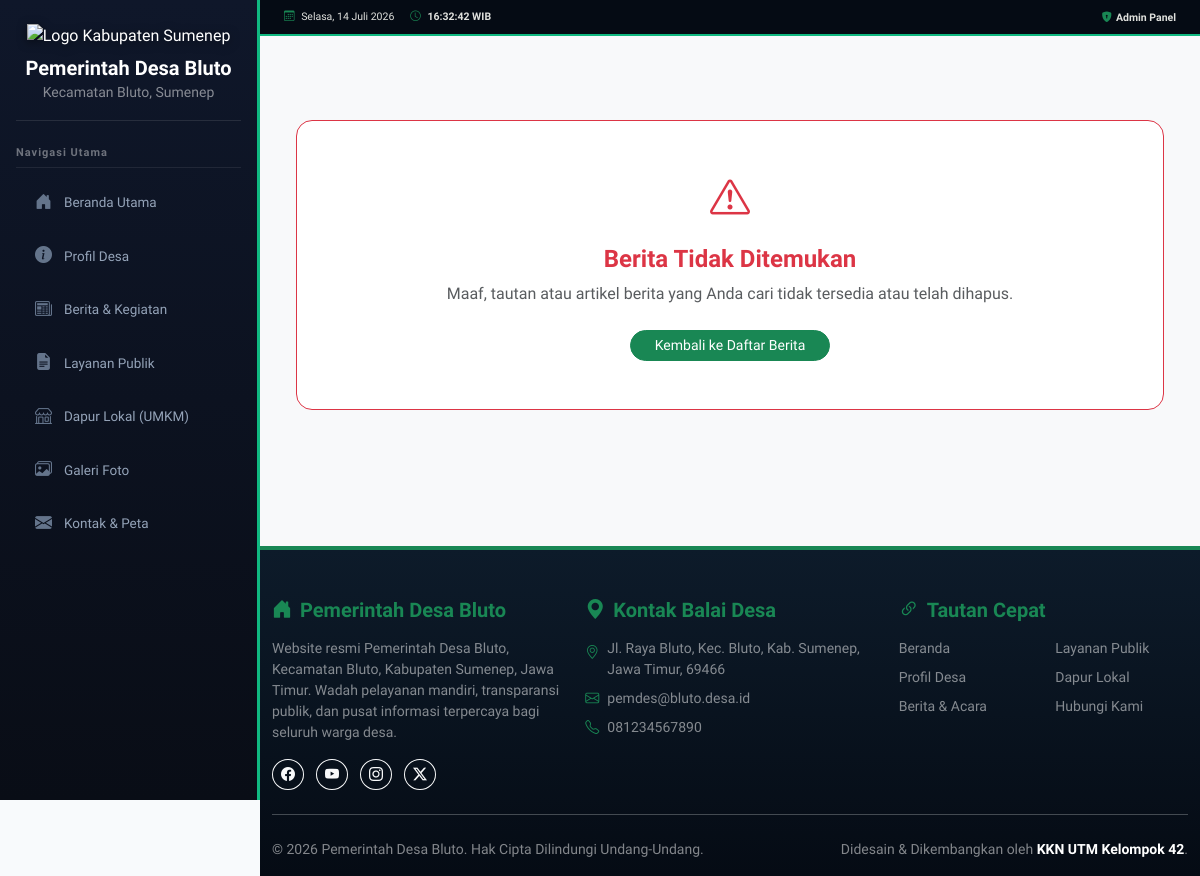
Page /index.php?page=detail_berita&slug=pemerintahan-desa-bluto on the earlier database version.
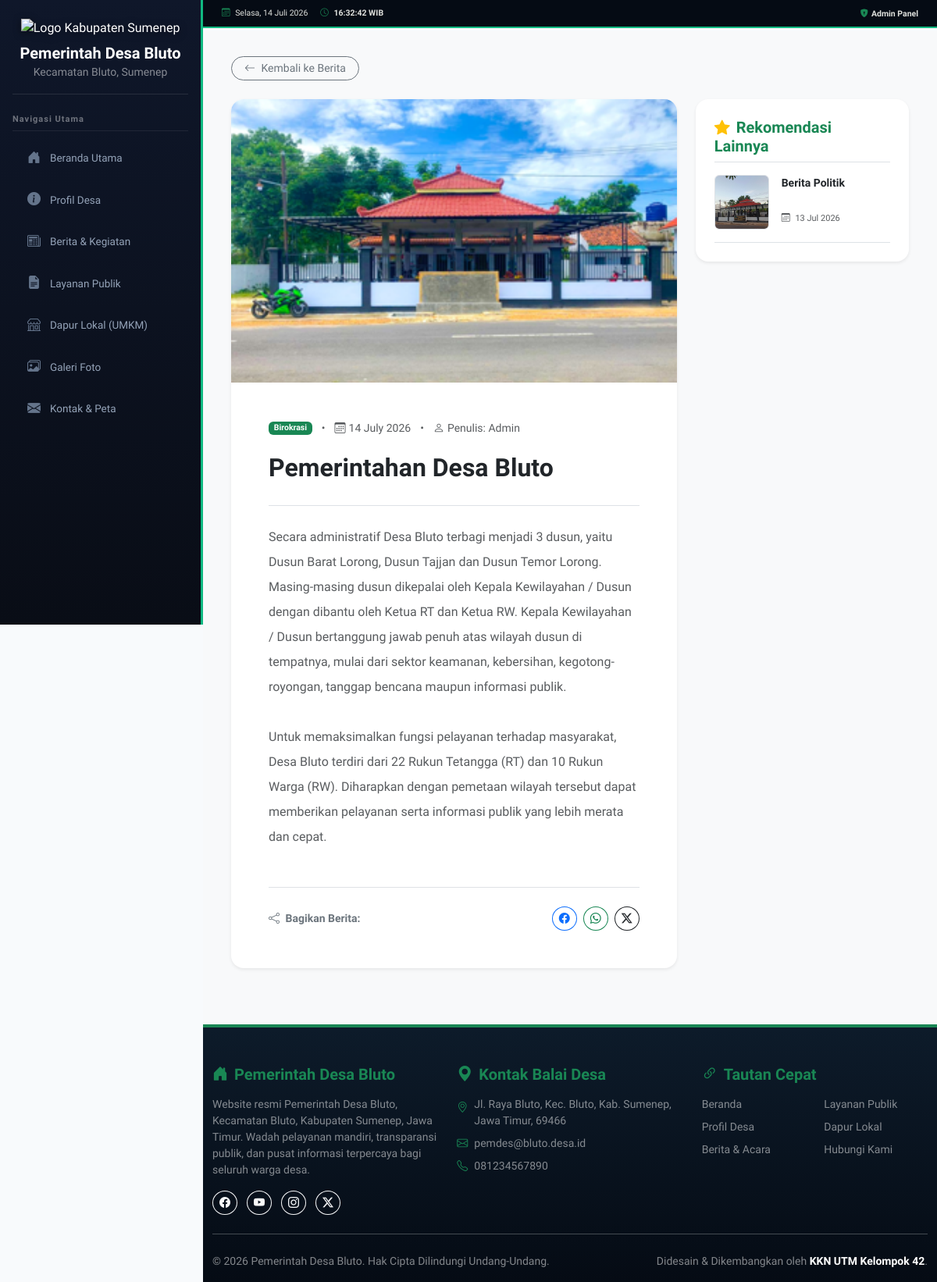
Same page on the later database version.
### tables this page shows
CREATE TABLE berita (
    id_berita INTEGER PRIMARY KEY AUTOINCREMENT, 
    id_kategori INTEGER, 
    judul TEXT, 
    slug TEXT, 
    isi TEXT, 
    gambar_cover TEXT, 
    tanggal_publikasi DATETIME DEFAULT CURRENT_TIMESTAMP, 
    id_admin INTEGER
);

CREATE TABLE kategori_berita (
    id_kategori INTEGER PRIMARY KEY AUTOINCREMENT, 
    nama_kategori TEXT
);

### pages/detail_berita.php (the view)
<?php
$slug = isset($_GET['slug']) ? trim($_GET['slug']) : '';
try {
    $query = "SELECT berita.*, kategori_berita.nama_kategori
              FROM berita
              JOIN kategori_berita ON berita.id_kategori = kategori_berita.id_kategori
              WHERE berita.slug = :slug";
    $stmt = $koneksi->prepare($query);
    $stmt->execute([':slug' => $slug]);
    $berita = $stmt->fetch(PDO::FETCH_ASSOC);
} catch(PDOException $e) {
    $berita = null;
}
try {
    $queryRec = "SELECT * FROM berita WHERE slug != :slug ORDER BY tanggal_publikasi DESC LIMIT 3";
    $stmtRec = $koneksi->prepare($queryRec);
    $stmtRec->execute([':slug' => $slug]);
    $rekomendasi = $stmtRec->fetchAll(PDO::FETCH_ASSOC);
} catch(PDOException $e) {
    $rekomendasi = [];
}
?>
<div class="container mt-2 mb-5">
    <?php if ($berita): ?>
        <div class="mb-4">
            <a href="index.php?page=berita" class="btn btn-outline-secondary btn-sm rounded-pill px-3">
                <i class="bi bi-arrow-left me-1"></i> Kembali ke Berita
            </a>
        </div>
        <div class="row g-4">
            <div class="col-lg-8">
                <article class="card border-0 shadow-sm rounded-4 overflow-hidden">
                    <?php
                        $gambar = !empty($berita['gambar_cover']) ? 'assets/img/'.$berita['gambar_cover'] : 'https://images.unsplash.com/photo-1517048676732-d65bc937f952?auto=format&fit=crop&q=80';
                    ?>
                    <img src="<?= $gambar ?>" class="w-100 object-fit-cover" alt="<?= htmlspecialchars($berita['judul']) ?>" style="max-height: 400px;">
                    <div class="card-body p-4 p-md-5">
                        <div class="d-flex align-items-center mb-3 flex-wrap gap-2 text-muted small">
                            <span class="badge bg-success px-2.5 py-1.5 fw-semibold text-white"><?= htmlspecialchars($berita['nama_kategori']) ?></span>
                            <span class="mx-1">&bull;</span>
                            <span><i class="bi bi-calendar3 me-1"></i><?= date('d F Y', strtotime($berita['tanggal_publikasi'])) ?></span>
                            <span class="mx-1">&bull;</span>
                            <span><i class="bi bi-person me-1"></i>Penulis: Admin</span>
                        </div>
                        <h2 class="fw-bold text-dark lh-base mb-4"><?= htmlspecialchars($berita['judul']) ?></h2>
                        <div class="text-muted lh-lg fs-6 border-top pt-4">
                            <?= nl2br(htmlspecialchars($berita['isi'])) ?>
                        </div>
                        <div class="border-top mt-5 pt-4 d-flex align-items-center justify-content-between flex-wrap gap-2">
                            <span class="fw-bold text-secondary small"><i class="bi bi-share me-1"></i> Bagikan Berita:</span>
                            <div class="d-flex gap-2">
                                <a href="https://www.facebook.com/sharer/sharer.php?u=<?= urlencode("http://$_SERVER[HTTP_HOST]$_SERVER[REQUEST_URI]") ?>" target="_blank" class="btn btn-sm btn-outline-primary rounded-circle"><i class="bi bi-facebook"></i></a>
                                <a href="https://api.whatsapp.com/send?text=<?= urlencode($berita['judul'] . " - http://$_SERVER[HTTP_HOST]$_SERVER[REQUEST_URI]") ?>" target="_blank" class="btn btn-sm btn-outline-success rounded-circle"><i class="bi bi-whatsapp"></i></a>
                                <a href="https://twitter.com/intent/tweet?text=<?= urlencode($berita['judul']) ?>&url=<?= urlencode("http://$_SERVER[HTTP_HOST]$_SERVER[REQUEST_URI]") ?>" target="_blank" class="btn btn-sm btn-outline-dark rounded-circle"><i class="bi bi-twitter-x"></i></a>
                            </div>
                        </div>
                    </div>
                </article>
            </div>
            <div class="col-lg-4">
                <div class="card border-0 shadow-sm rounded-4">
                    <div class="card-body p-4">
                        <h5 class="fw-bold text-success border-bottom pb-2 mb-3">
                            <i class="bi bi-star-fill me-2 text-warning"></i>Rekomendasi Lainnya
                        </h5>
                        <?php if (count($rekomendasi) > 0): ?>
                            <div class="d-flex flex-column gap-3">
                                <?php foreach ($rekomendasi as $rec): ?>
                                    <div class="d-flex align-items-start border-bottom pb-3">
                                        <?php
                                            $gambar_rec = !empty($rec['gambar_cover']) ? 'assets/img/'.$rec['gambar_cover'] : 'https://images.unsplash.com/photo-1517048676732-d65bc937f952?auto=format&fit=crop&q=20&w=150';
                                        ?>
                                        <img src="<?= $gambar_rec ?>" class="rounded object-fit-cover me-3 border" style="width: 70px; height: 70px;" alt="<?= htmlspecialchars($rec['judul']) ?>">
                                        <div>
                                            <a href="index.php?page=detail_berita&slug=<?= $rec['slug'] ?>" class="text-decoration-none text-dark fw-semibold small hover-link d-block lh-base mb-1" style="min-height: 38px;">
                                                <?= htmlspecialchars($rec['judul']) ?>
                                            </a>
                                            <small class="text-muted" style="font-size: 11px;">
                                                <i class="bi bi-calendar3 me-1"></i>
                                                <?= date('d M Y', strtotime($rec['tanggal_publikasi'])) ?>
                                            </small>
                                        </div>
                                    </div>
                                <?php endforeach; ?>
                            </div>
                        <?php else: ?>
                            <p class="text-muted small mb-0">Belum ada berita rekomendasi lainnya.</p>
                        <?php endif; ?>
                    </div>
                </div>
            </div>
        </div>
    <?php else: ?>
        <div class="text-center py-5">
            <div class="alert alert-danger py-5 rounded-4 bg-white border border-danger">
                <i class="bi bi-exclamation-triangle fs-1 d-block mb-3 text-danger"></i>
                <h4 class="fw-bold text-danger">Berita Tidak Ditemukan</h4>
                <p class="text-muted mb-4">Maaf, tautan atau artikel berita yang Anda cari tidak tersedia atau telah dihapus.</p>
                <a href="index.php?page=berita" class="btn btn-success btn-sm rounded-pill px-4">Kembali ke Daftar Berita</a>
            </div>
        </div>
    <?php endif; ?>
</div>

Differences in the rows shown:
added berita: gambar_cover (picture), id_kategori.nama_kategori "Birokrasi", tanggal_publikasi "14 July 2026", judul "Pemerintahan Desa Bluto", isi "Secara administratif Desa Bluto terbagi menjadi 3 dusun, yaitu Dusun Barat Lorong, Dusun Tajjan dan Dusun Temor Lorong. Masing-masing dusun dikepalai oleh Kepala Kewilayahan / Dusun dengan dibantu oleh Ketua RT dan Ketua RW. Kepala Kewilayahan / Dusun bertanggung jawab penuh atas wilayah dusun di tempatnya, mulai dari sektor keamanan, kebersihan, kegotong-royongan, tanggap bencana maupun informasi publik. Untuk memaksimalkan fungsi pelayanan terhadap masyarakat, Desa Bluto terdiri dari 22 Rukun Tetangga (RT) dan 10 Rukun Warga (RW). Diharapkan dengan pemetaan wilayah tersebut dapat memberikan pelayanan serta informasi publik yang lebih merata dan cepat."
added berita: gambar_cover (picture), judul "Berita Politik", tanggal_publikasi "13 Jul 2026"
Other differences:
text no longer shown: "Berita Tidak Ditemukan Maaf, tautan atau artikel berita yang Anda cari tidak tersedia atau telah dihapus. Kembali ke Daftar Berita"
text now shown: "Kembali ke Berita • • Penulis: Admin Bagikan Berita: Rekomendasi Lainnya"
